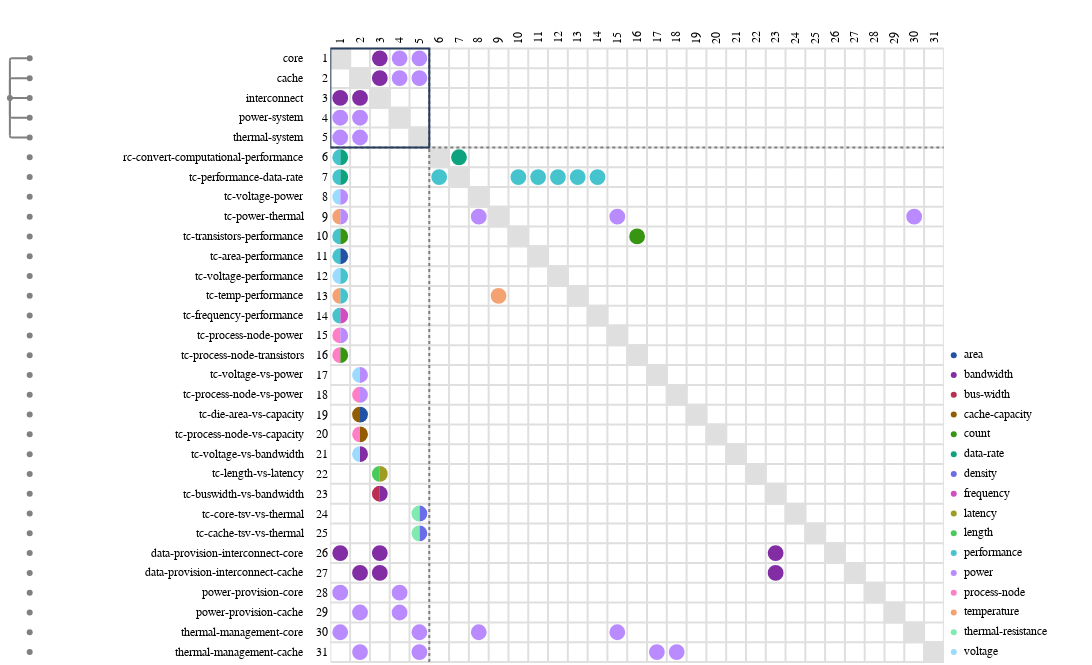

The cell this chart's notebook holds for it:
### Code cell
figure = raesl.plot.mdm(
    graph,
    node_kinds=["component", "function_spec"],
    edge_kinds=["functional_dependency", "mapping_dependency"],
    depth=2,
)
figure.show()
